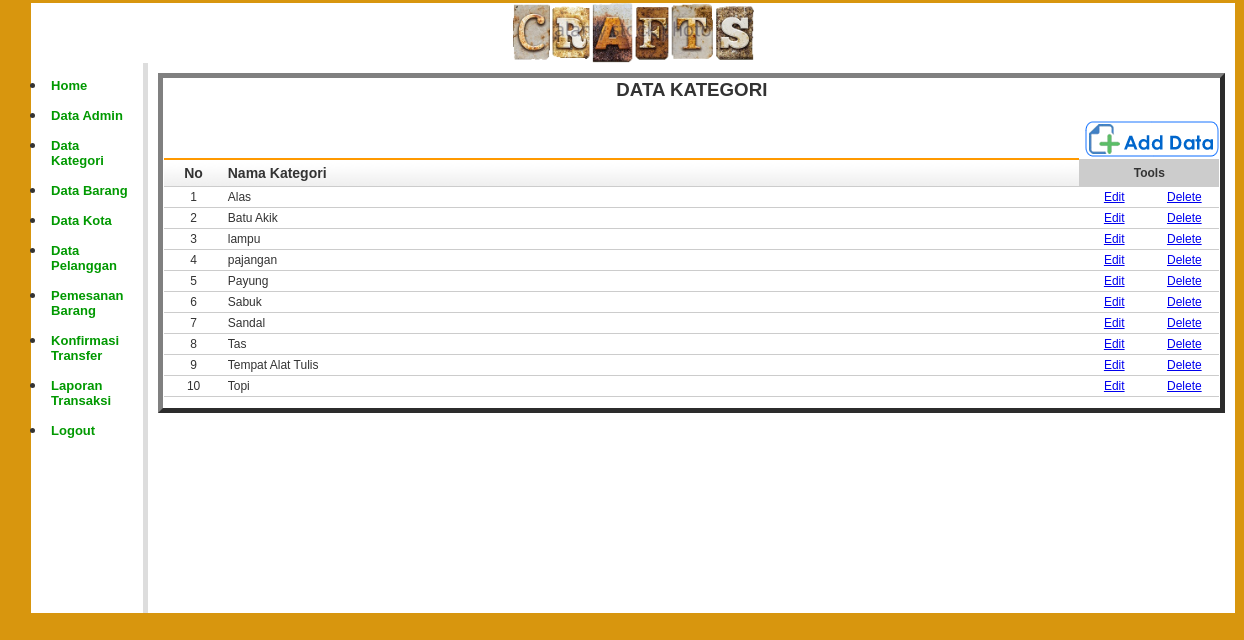
Screenshot of /admin/index.php?open=Kategori-Data (signed in) with the database file from the repository.
### tables this page shows
CREATE TABLE IF NOT EXISTS `kategori` (
  `kd_kategori` char(4) NOT NULL,
  `nm_kategori` varchar(100) NOT NULL,
  PRIMARY KEY (`kd_kategori`)
);

### admin/kategori_data.php (the view, shortened to what this page needs)
<table width="1067" border="5" cellpadding="2" cellspacing="1" class="table-border">
  <tr>
    <td colspan="2" align="center"><h3>DATA KATEGORI</h3></td>
  </tr>
  <tr>
    <td colspan="2" align="right"><a href="?open=Kategori-Add" target="_self"><img src="../images/btn_add_data.png" border="0" /></a></td>
  </tr>
  <tr>
    <td colspan="2">
	<table class="table-list" width="100%" border="0" cellspacing="1" cellpadding="2">
      <tr>
        <th width="35" align="center" bgcolor="#CCCCCC">No</th>
        <th width="650" bgcolor="#CCCCCC">Nama Kategori</th>
        <td colspan="2" align="center" bgcolor="#CCCCCC"><strong>Tools</strong></td>
      </tr>
	<?php
	$mySql = "SELECT * FROM kategori ORDER BY nm_kategori ASC";
	$myQry = mysql_query($mySql, $koneksidb)  or die ("Query salah : ".mysql_error());
	$nomor  = 0;
	while ($myData = mysql_fetch_array($myQry)) {
		$nomor++;
		$Kode = $myData['kd_kategori'];
	?>
      <tr>
        <td align="center"><?php echo $nomor; ?></td>
        <td><?php echo $myData['nm_kategori']; ?></td>
        <td width="44" align="center"><a href="?open=Kategori-Edit&Kode=<?php echo $Kode; ?>" target="_self" alt="Edit Data">Edit</a></td>
        <td width="44" align="center"><a href="?open=Kategori-Delete&Kode=<?php echo $Kode; ?>" target="_self" alt="Delete Data" onclick="return confirm('ANDA YAKIN INGIN MENGHAPUS DATA KATEGORI INI ... ?')">Delete</a></td>
      </tr>
      <?php } ?>
    </table></td>
  </tr>
</table>

### style/style_admin.css (style rules this page uses)
body { margin: 0px auto 0px; padding: 3px; font-family: Arial; font-size: 14px; color: #333; width: 95%; background-position: top; background-color: #D8960E; }
.table-main td { color: #333; border-collapse: collapse; vertical-align: center; padding: 0px; border: none; }
.table-list { clear: both; text-align: left; border-collapse: collapse; margin: 0px 0px 10px 0px; background:#fff; }
.table-list th { color: #333; font-size: 14px; font-weight: 700; margin: 2px 2px 2px 2px; padding: 5px 5px; background: url(../images/head_white.jpg) repeat-x top #fff; border-bottom: 1px solid #CCC; border-top: 2px solid #FF9900; }
.table-list td { color: #333; font-size:12px; border-color: #fff; border-collapse: collapse; vertical-align: center; padding: 3px 5px; border-bottom:1px #CCCCCC solid; }

### rows the page displays
kategori: nm_kategori "Alas"
kategori: nm_kategori "Batu Akik"
kategori: nm_kategori "lampu"
kategori: nm_kategori "pajangan"
kategori: nm_kategori "Payung"
kategori: nm_kategori "Sabuk"
kategori: nm_kategori "Sandal"
kategori: nm_kategori "Tas"
kategori: nm_kategori "Tempat Alat Tulis"
kategori: nm_kategori "Topi"
